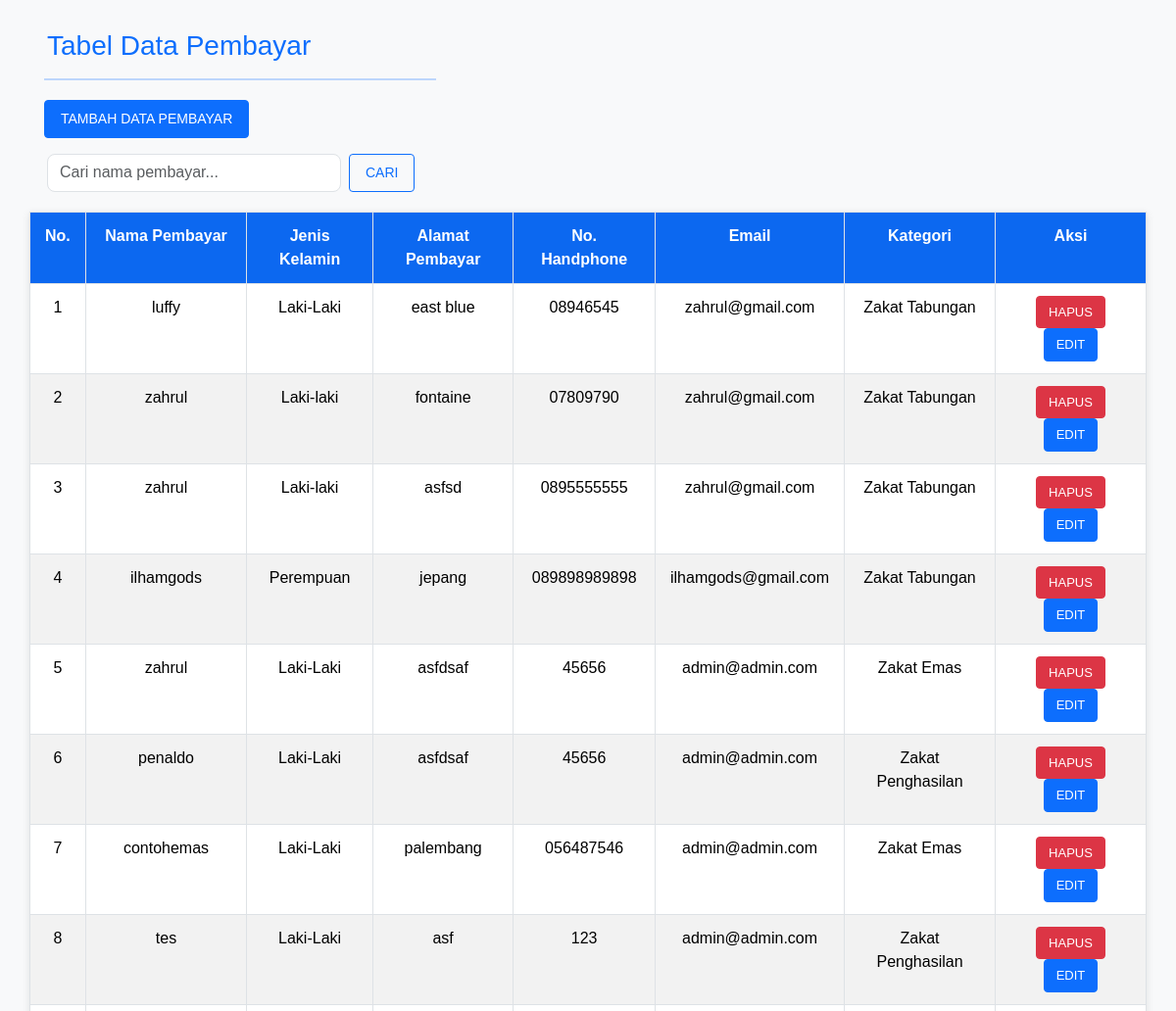
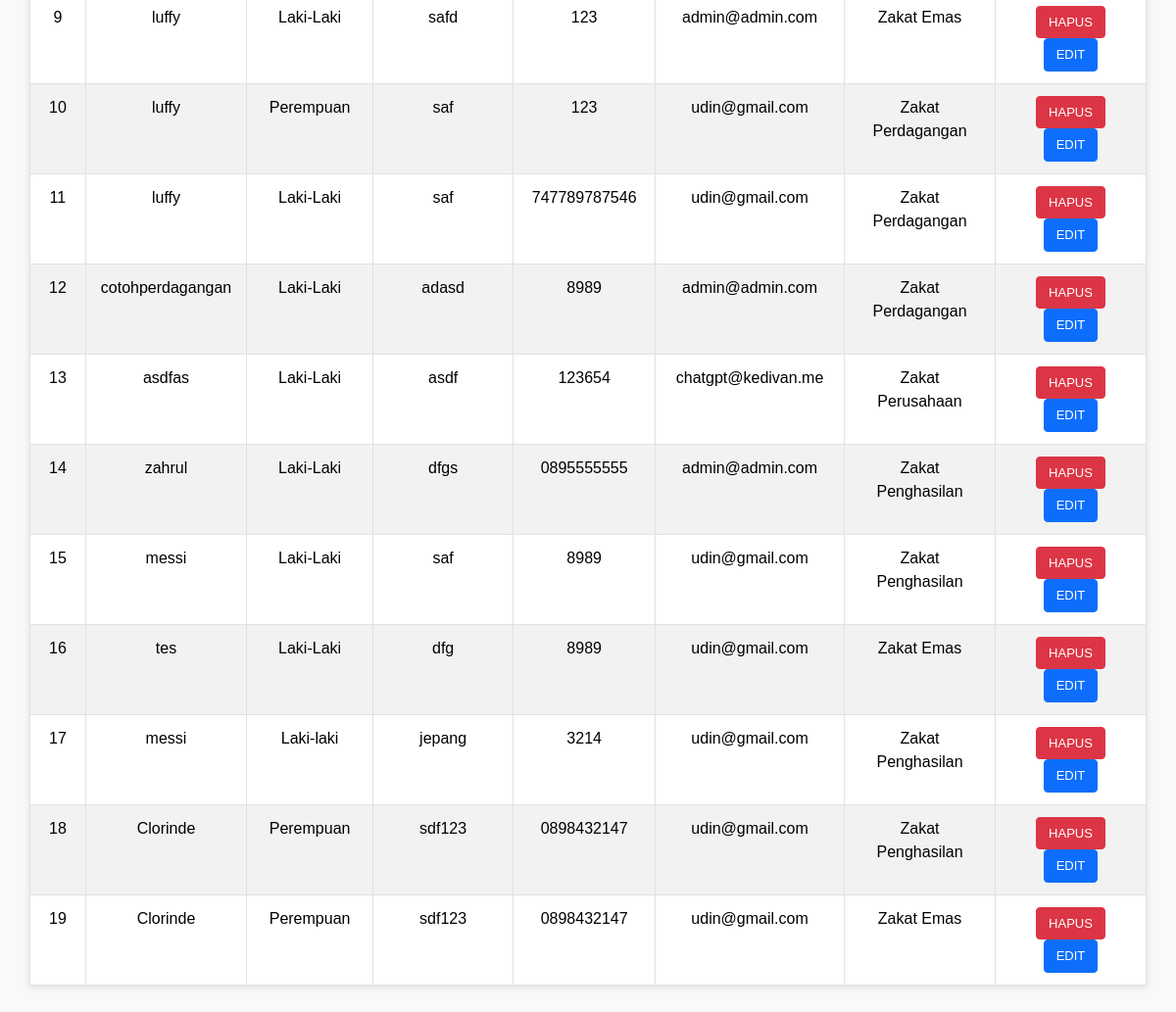
The page /admin/tampil_muzaki.php on the database its author committed (2 pictures, top to bottom).
### tables this page shows
CREATE TABLE `muzakki` (
  `id_muzakki` int(16) NOT NULL,
  `nama_lengkap` varchar(100) NOT NULL,
  `jenis_kelamin` varchar(100) NOT NULL,
  `alamat` varchar(100) NOT NULL,
  `nomor` varchar(16) NOT NULL,
  `email` varchar(100) NOT NULL,
  `kategori` varchar(100) NOT NULL
);

### admin/functions.php (called while the page is built, shortened)
<?php
$konek = mysqli_connect("localhost","root","","dbzakat_uts");
function query($query){
    global $konek;
    $result = mysqli_query($konek, $query);
    $rows = [];
    while ( $row = mysqli_fetch_assoc($result) ) {
        $rows[] = $row;
    }
    return $rows;
}
?>

### admin/tampil_muzaki.php (the view, shortened to what this page needs)
<?php
include 'functions.php';
$ambil = query("SELECT * FROM muzakki");
?>
<!DOCTYPE html>
<html lang="en">
<head>
    <link href="https://cdn.jsdelivr.net/npm/bootstrap@5.3.3/dist/css/bootstrap.min.css" rel="stylesheet">
    <link rel="stylesheet" href="css/styletampil.css">
</head>
<body>
<h2 class="ms-5">Tabel Data Pembayar</h2>
    <hr align="left" width="400">
    <a class="btn btn-primary mb-3" style="margin-left: 45px;" href="?page=input_muzakki" role="button">Tambah Data Pembayar</a>
    <form method="post" action="" class="d-flex justify-content-start ms-5 mb-3">
    <input
        class="form-control me-2"
        type="search"
        name="keyword"
        placeholder="Cari nama pembayar..."
        aria-label="Search"
        style="max-width: 300px;"
        autofocus
        autocomplete="off">
    <button class="btn btn-outline-primary" type="submit" name="cari">Cari</button>
</form>
    <table width="100%" border="0" cellspacing="0" cellpadding="0" class="table table-striped">
      <tbody>
        <tr>
         <th>No.</th>
          <th class="text-center">Nama Pembayar</th>
          <th class="text-center">Jenis Kelamin</th>
          <th class="text-center">Alamat Pembayar</th>
          <th class="text-center">No. Handphone</th>
          <th class="text-center">Email</th>
          <th class="text-center">Kategori</th>
          <th class="text-center">Aksi</th>
        </tr>
        <?php $no = 1;?>
        <?php
        foreach ($ambil as $data):
        ?>
        <tr>
          <td class="text-center"><?= $no; ?></td>
          <td class="text-center"><?php echo $data['nama_lengkap']; ?></td>
          <td class="text-center"><?php echo $data['jenis_kelamin']; ?></td>
          <td class="text-center"><?= $data['alamat']; ?></td>
          <td class="text-center"><?= $data['nomor']; ?></td>
          <td class="text-center"><?= $data['email']; ?></td>
          <td class="text-center"><?= $data['kategori']; ?></td>
          <td class="text-center"><a class="btn btn-danger btn-small" href="?page=hapus_muzakki&id_muzakki=<?php echo $data['id_muzakki']; ?>" onclick="return confirm('Apakah Anda yakin ingin menghapus data ini?')">Hapus</a>
          <a class="btn btn-primary btn-small" href="?page=edit_muzakki&id_muzakki=<?= $data['id_muzakki'];?>">Edit</a>
        </td>
        </tr>
        <?php $no++; ?>
        <?php endforeach; ?>
      </tbody>
    </table>
    <p>&nbsp;</p>
</body>
</html>

### admin/css/styletampil.css (style rules this page uses)
body { font-family: Arial, sans-serif; background-color: #f8f9fa; color: #333; }
h2 { font-size: 28px; color: #0d6efd; margin-left: 45px; margin-bottom: 10px; margin-top: 30px; }
hr { border: 0; border-top: 2px solid #0d6efd; margin-left: 45px; margin-bottom: 20px; }
.btn { font-size: 14px; padding: 8px 16px; text-transform: uppercase; border-radius: 4px; }
.btn-primary { background-color: #0d6efd; border-color: #0d6efd; color: white; }
.btn-danger { background-color: #dc3545; border-color: #dc3545; color: white; }
.table { margin: 20px auto; width: 95%; border: 1px solid #dee2e6; border-collapse: collapse; background-color: white; box-shadow: 0px 2px 8px rgba(0, 0, 0, 0.1); }
.table th, .table td { padding: 12px 15px; text-align: left; border: 1px solid #dee2e6; }
.table th { background-color: #0d6efd; color: white; font-weight: bold; }
.table-striped tbody tr:nth-of-type(odd) { background-color: #f2f2f2; }
.table tbody td:last-child { text-align: center; }
.table tbody td a { margin: 0 5px; text-decoration: none; font-size: 13px; }
.btn-small { font-size: 12px; padding: 6px 12px; }
form input[type="search"] { border-radius: 8px; }
form button { border-radius: 8px; }

### rows shown on the page
muzakki: nama_lengkap "luffy", jenis_kelamin "Laki-Laki", alamat "east blue", nomor "08946545", email "zahrul@gmail.com", kategori "Zakat Tabungan"
muzakki: nama_lengkap "zahrul", jenis_kelamin "Laki-laki", alamat "fontaine", nomor "07809790", email "zahrul@gmail.com", kategori "Zakat Tabungan"
muzakki: nama_lengkap "zahrul", jenis_kelamin "Laki-laki", alamat "asfsd", nomor "0895555555", email "zahrul@gmail.com", kategori "Zakat Tabungan"
muzakki: nama_lengkap "ilhamgods", jenis_kelamin "Perempuan", alamat "jepang", nomor "089898989898", email "ilhamgods@gmail.com", kategori "Zakat Tabungan"
muzakki: nama_lengkap "zahrul", jenis_kelamin "Laki-Laki", alamat "asfdsaf", nomor "45656", email "admin@admin.com", kategori "Zakat Emas"
muzakki: nama_lengkap "penaldo", jenis_kelamin "Laki-Laki", alamat "asfdsaf", nomor "45656", email "admin@admin.com", kategori "Zakat Penghasilan"
muzakki: nama_lengkap "contohemas", jenis_kelamin "Laki-Laki", alamat "palembang", nomor "056487546", email "admin@admin.com", kategori "Zakat Emas"
muzakki: nama_lengkap "tes", jenis_kelamin "Laki-Laki", alamat "asf", nomor "123", email "admin@admin.com", kategori "Zakat Penghasilan"
muzakki: nama_lengkap "luffy", jenis_kelamin "Laki-Laki", alamat "safd", nomor "123", email "admin@admin.com", kategori "Zakat Emas"
muzakki: nama_lengkap "luffy", jenis_kelamin "Perempuan", alamat "saf", nomor "123", email "udin@gmail.com", kategori "Zakat Perdagangan"
muzakki: nama_lengkap "luffy", jenis_kelamin "Laki-Laki", alamat "saf", nomor "747789787546", email "udin@gmail.com", kategori "Zakat Perdagangan"
muzakki: nama_lengkap "cotohperdagangan", jenis_kelamin "Laki-Laki", alamat "adasd", nomor "8989", email "admin@admin.com", kategori "Zakat Perdagangan"
muzakki: nama_lengkap "asdfas", jenis_kelamin "Laki-Laki", alamat "asdf", nomor "123654", email "chatgpt@kedivan.me", kategori "Zakat Perusahaan"
muzakki: nama_lengkap "zahrul", jenis_kelamin "Laki-Laki", alamat "dfgs", nomor "0895555555", email "admin@admin.com", kategori "Zakat Penghasilan"
muzakki: nama_lengkap "messi", jenis_kelamin "Laki-Laki", alamat "saf", nomor "8989", email "udin@gmail.com", kategori "Zakat Penghasilan"
muzakki: nama_lengkap "tes", jenis_kelamin "Laki-Laki", alamat "dfg", nomor "8989", email "udin@gmail.com", kategori "Zakat Emas"
muzakki: nama_lengkap "messi", jenis_kelamin "Laki-laki", alamat "jepang", nomor "3214", email "udin@gmail.com", kategori "Zakat Penghasilan"
muzakki: nama_lengkap "Clorinde", jenis_kelamin "Perempuan", alamat "sdf123", nomor "0898432147", email "udin@gmail.com", kategori "Zakat Penghasilan"
muzakki: nama_lengkap "Clorinde", jenis_kelamin "Perempuan", alamat "sdf123", nomor "0898432147", email "udin@gmail.com", kategori "Zakat Emas"
